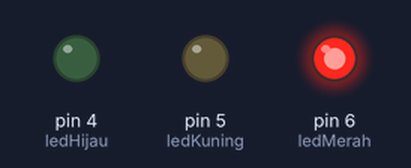
The sketch below on a simulated Arduino Uno, built with avr-gcc and run on an emulated ATmega328P. Shown: output pins drawn as LEDs (lit = HIGH).

Above: at 1.5 s.
At 4.5 s:
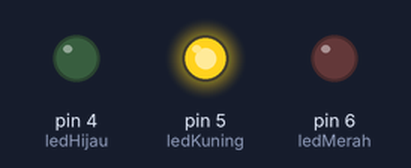
At 7.5 s:
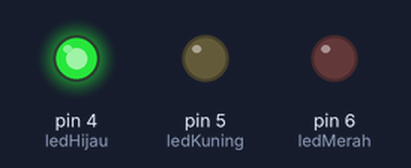
Timing chart, 0 to 11.7 s (numbered marks = the images above):
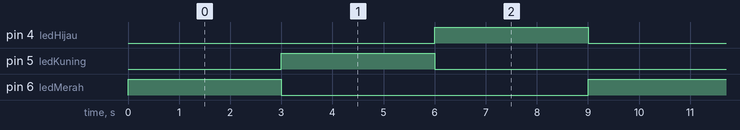

Measured:
- by itself, pin 4 (ledHijau), pin 5 (ledKuning), pin 6 (ledMerah): alternates HIGH for 3.0 s and LOW for 6.0 s
- by itself, everything shown: repeats every 9.0 s, in 3 steps

The sketch:

simulasi-traffic-light.ino
```cpp
//Simulasi Trafic Light

int ledMerah = 6;
int ledKuning = 5;
int ledHijau = 4;

void setup()
{
  pinMode(ledMerah, OUTPUT);
  pinMode(ledKuning, OUTPUT);
  pinMode(ledHijau, OUTPUT);
}

void loop()
{
  digitalWrite(ledMerah, HIGH);
  digitalWrite(ledKuning, LOW);
  digitalWrite(ledHijau, LOW);
  delay(3000);
  digitalWrite(ledMerah, LOW);
  digitalWrite(ledKuning, HIGH);
  digitalWrite(ledHijau, LOW);
  delay(3000);
  digitalWrite(ledMerah, LOW);
  digitalWrite(ledKuning, LOW);
  digitalWrite(ledHijau, HIGH);
  delay(3000);
}
```
